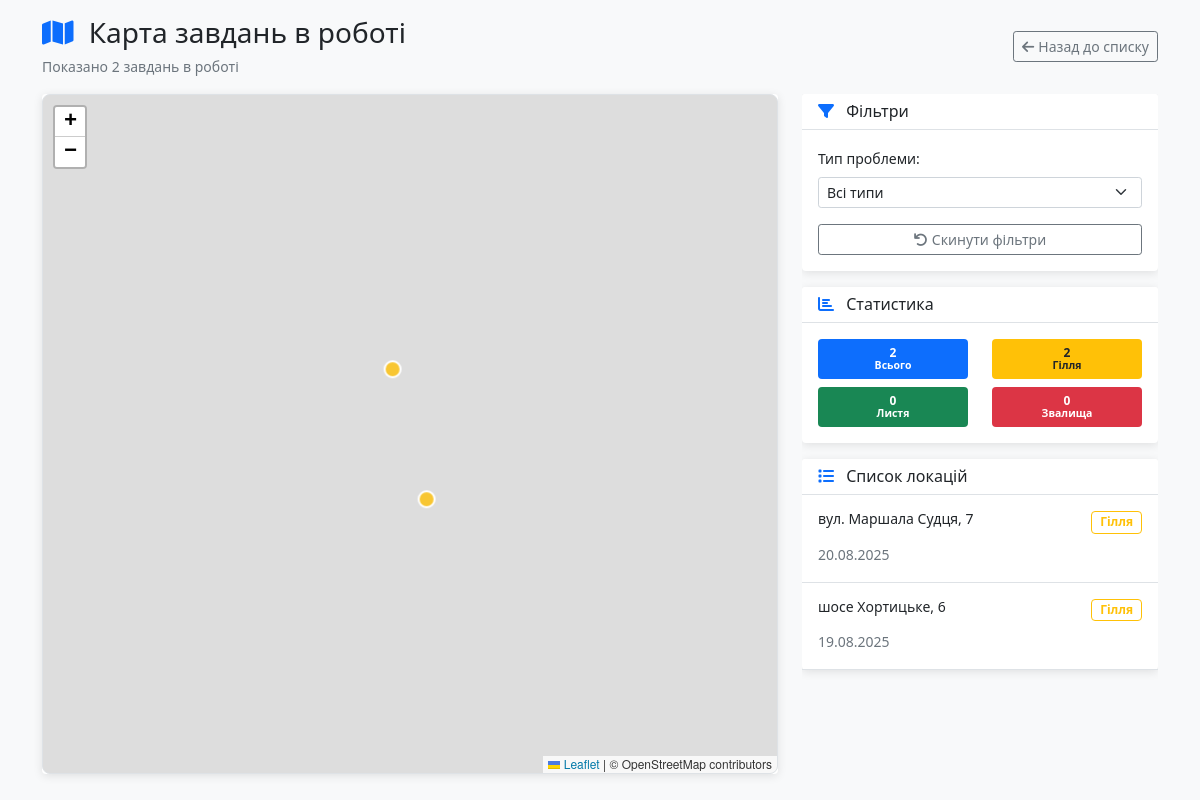
The page /map on the database its author committed.
### models.py (models this page shows, shortened)
class Location(db.Model):
    id = db.Column(db.Integer, primary_key=True)
    address = db.Column(db.String(200), nullable=False)
    latitude = db.Column(db.Float, nullable=False)
    longitude = db.Column(db.Float, nullable=False)
    problem_type = db.Column(db.String(50), nullable=False)
    status = db.Column(db.String(20), default='in_progress')
    description = db.Column(db.Text)
    date_created = db.Column(db.DateTime, default=datetime.utcnow)
    date_completed = db.Column(db.DateTime)
    created_by = db.Column(db.Integer, db.ForeignKey('user.id'))

### app.py (the view)
@app.route('/map')
def map_all():
    problem_type = request.args.get('problem_type', 'all')
    query = Location.query.filter(Location.status == 'in_progress')
    if problem_type != 'all':
        query = query.filter(Location.problem_type == problem_type)
    locations = query.all()
    for location in locations:
        location.formatted_address = format_address(location.address)
    locations.sort(key=lambda x: x.formatted_address)
    for location in locations:
        location.address = location.formatted_address
    total_count = len(locations)
    branches_count = len([l for l in locations if l.problem_type == 'Гілля'])
    leaves_count = len([l for l in locations if l.problem_type == 'Листя'])
    trash_count = len([l for l in locations if l.problem_type == 'Звалища'])
    return render_template('map_all.html',
                           locations=locations,
                           current_problem_type=problem_type,
                           total_count=total_count,
                           branches_count=branches_count,
                           leaves_count=leaves_count,
                           trash_count=trash_count)

### app.py (called while the page is built)
def format_address(address):
    file_path = Path(__file__).parent / "static" / "street-names.json"
    with open(file_path, "r", encoding="utf-8") as f:
        addresses = json.load(f)
        for k, v in addresses.items():
            if address.startswith(k):
                return address.replace(k, v)
    return address

### templates/map_all.html (shortened to what this page needs)
<!DOCTYPE html>
<html lang="uk">
<head>
    <link href="https://cdn.jsdelivr.net/npm/bootstrap@5.1.3/dist/css/bootstrap.min.css" rel="stylesheet">
    <link rel="stylesheet" href="https://unpkg.com/leaflet@1.7.1/dist/leaflet.css" />
    <link rel="stylesheet" href="https://cdnjs.cloudflare.com/ajax/libs/font-awesome/6.0.0/css/all.min.css">
</head>
<body class="bg-light">
    <div class="container-fluid py-3">
        <div class="row mb-3">
            <div class="col">
                <div class="d-flex align-items-center justify-content-between flex-wrap gap-2">
                    <div>
                        <h3 class="mb-1">
                            <i class="fas fa-map text-primary me-2"></i>
                            Карта завдань в роботі
                        </h3>
                        <p class="text-muted mb-0">
                            <small>
                                Показано {{ locations|length }} завдань в роботі
                            </small>
                        </p>
                    </div>
                    <a href="{{ url_for('index') }}" class="btn btn-outline-secondary btn-sm">
                        <i class="fas fa-arrow-left me-1"></i>Назад до списку
                    </a>
                </div>
            </div>
        </div>
        <div class="row">
            <div class="col-lg-8 order-1">
                <div class="card info-card h-100">
                    <div class="card-body p-0">
                        <div id="map" data-locations='[
                            {% for location in locations %}
                            {
                                "id": {{ location.id }},
                                "lat": {{ location.latitude }},
                                "lng": {{ location.longitude }},
                                "address": {{ location.address|tojson }},
                                "problemType": {{ location.problem_type|tojson }},
                                "status": {{ location.status|tojson }},
                                "dateCreated": {{ location.date_created.strftime('%d.%m.%Y')|tojson }},
                                "dateCompleted": {{ (location.date_completed.strftime('%d.%m.%Y') if location.date_completed else '')|tojson }}
                            }{% if not loop.last %},{% endif %}
                            {% endfor %}
                        ]'></div>
                    </div>
                </div>
            </div>
            <div class="col-lg-4 order-2">
                <div class="right-panel">
                    <div class="card info-card mb-3">
                        <div class="card-header bg-white border-bottom">
                            <h6 class="card-title mb-0">
                                <i class="fas fa-filter me-2 text-primary"></i>
                                Фільтри
                            </h6>
                        </div>
                        <div class="card-body">
                            <form method="GET">
                                <div class="mb-3">
                                    <label class="form-label small">Тип проблеми:</label>
                                    <select name="problem_type" class="form-select form-select-sm" onchange="this.form.submit()">
                                        <option value="all" {% if current_problem_type == 'all' %}selected{% endif %}>Всі типи</option>
                                    </select>
                                </div>
                                <div class="d-grid">
                                    <a href="{{ url_for('map_all') }}" class="btn btn-outline-secondary btn-sm">
                                        <i class="fas fa-undo me-1"></i>Скинути фільтри
                                    </a>
                                </div>
                            </form>
                        </div>
                    </div>
                    <div class="card info-card mb-3">
                        <div class="card-header bg-white border-bottom">
                            <h6 class="card-title mb-0">
                                <i class="fas fa-chart-bar me-2 text-primary"></i>
                                Статистика
                            </h6>
                        </div>
                        <div class="card-body">
                            <div class="row text-center">
                                <div class="col-6 mb-2">
                                    <div class="badge bg-primary w-100 py-2">
                                        <div class="fw-bold">{{ total_count }}</div>
                                        <small>Всього</small>
                                    </div>
                                </div>
                                <div class="col-6 mb-2">
                                    <div class="badge bg-warning text-dark w-100 py-2">
                                        <div class="fw-bold">{{ branches_count }}</div>
                                        <small>Гілля</small>
                                    </div>
                                </div>
                                <div class="col-6">
                                    <div class="badge bg-success w-100 py-2">
                                        <div class="fw-bold">{{ leaves_count }}</div>
                                        <small>Листя</small>
                                    </div>
                                </div>
                                <div class="col-6">
                                    <div class="badge bg-danger w-100 py-2">
                                        <div class="fw-bold">{{ trash_count }}</div>
                                        <small>Звалища</small>
                                    </div>
                                </div>
                            </div>
                        </div>
                    </div>
                    <div class="card info-card">
                        <div class="card-header bg-white border-bottom">
                            <h6 class="card-title mb-0">
                                <i class="fas fa-list me-2 text-primary"></i>
                                Список локацій
                            </h6>
                        </div>
                        <div class="card-body p-0" style="max-height: 400px; overflow-y: auto;">
                            {% for location in locations %}
                            <div class="location-item p-3 border-bottom"
                                 data-lat="{{ location.latitude }}"
                                 data-lng="{{ location.longitude }}"
                                 data-id="{{ location.id }}"
                                 data-action="focus-location">
                                <div class="d-flex justify-content-between align-items-start mb-2">
                                    <h6 class="mb-1 small">{{ location.address }}</h6>
                                    {% if location.problem_type == 'Гілля' %}
                                        <span class="badge border border-warning text-warning bg-transparent">{{ location.problem_type }}</span>
                                    {% elif location.problem_type == 'Листя' %}
                                        <span class="badge border border-success text-success bg-transparent">{{ location.problem_type }}</span>
                                    {% else %}
                                        <span class="badge border border-danger text-danger bg-transparent">{{ location.problem_type }}</span>
                                    {% endif %}
                                </div>
                                <small class="text-muted">{{ location.date_created.strftime('%d.%m.%Y') }}</small>
                            </div>
                            {% endfor %}
                        </div>
                    </div>
                </div>
            </div>
        </div>
    </div>
</body>
</html>

### templates/map_all.html (style rules this page uses)
#map { height: 85vh; min-height: 600px; width: 100%; border-radius: 8px; border: 1px solid #dee2e6; }
.info-card { box-shadow: 0 2px 10px rgba(0,0,0,0.1); border: none; }
.container-fluid { max-width: 95%; margin: 0 auto; }
.location-item { cursor: pointer; transition: background-color 0.2s; }
.right-panel { height: 85vh; overflow-y: auto; }

### rows shown on the page
Location: address "вул. Маршала Судця, 7", problem_type "Гілля", date_created "20.08.2025"
Location: address "шосе Хортицьке, 6", problem_type "Гілля", date_created "19.08.2025"

### other values the page prints
{{ locations|length }} "2"
{{ total_count }} "2"
{{ branches_count }} "2"
{{ leaves_count }} "0"
{{ trash_count }} "0"
